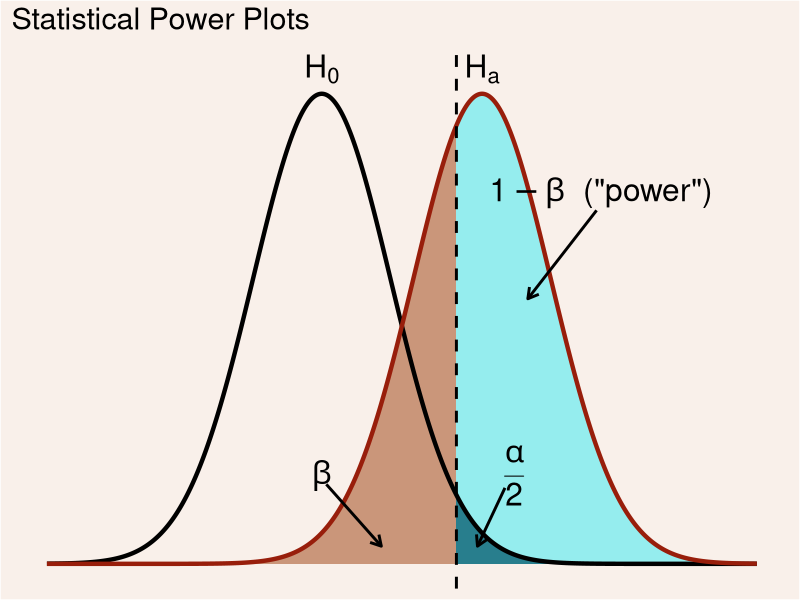
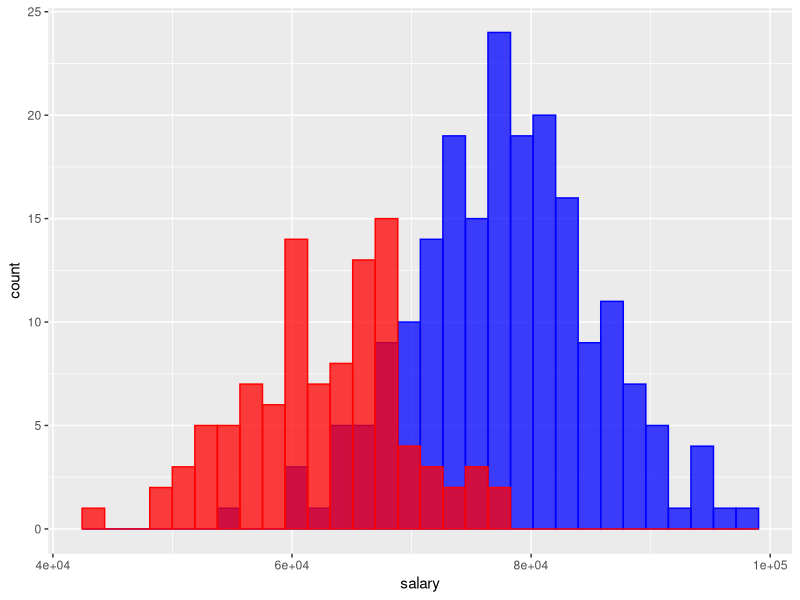
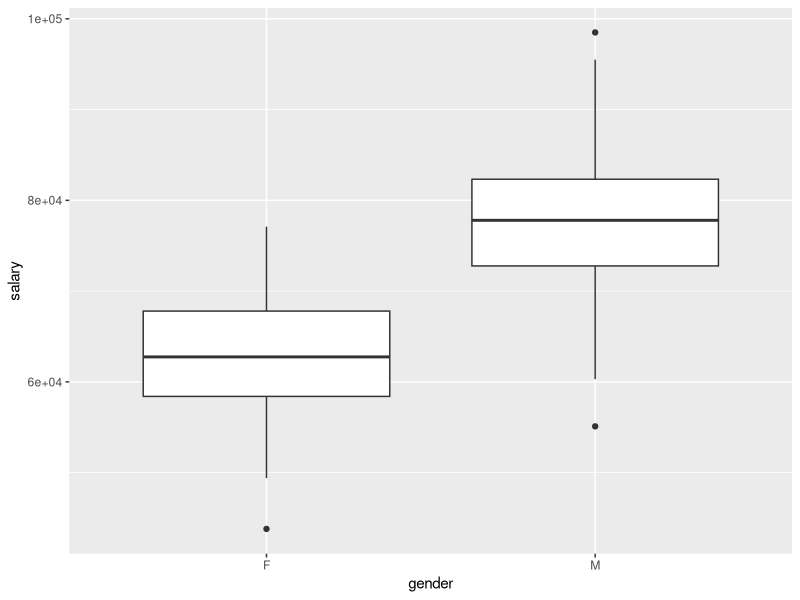
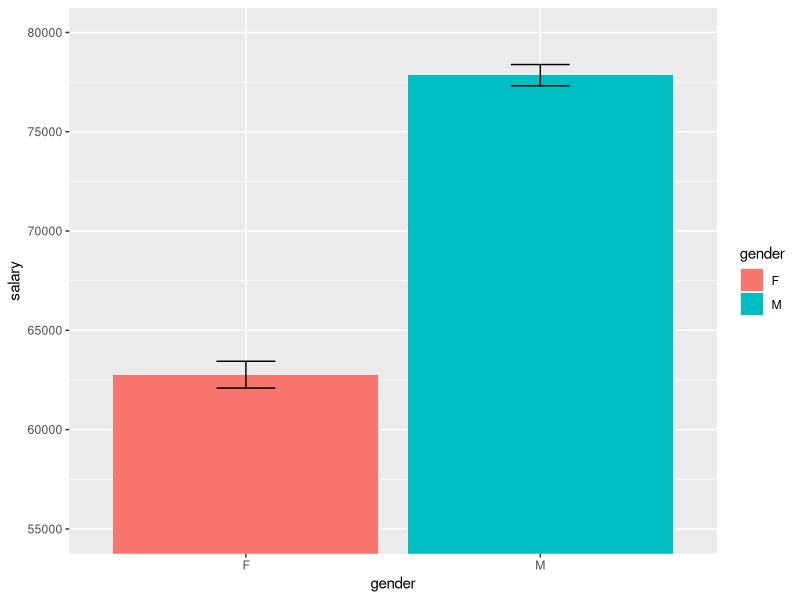

These charts were generated, in order, by the following R code:
## ---- chunk 1
knitr::opts_chunk$set(echo = TRUE)
## ---- chunk 2
library(foreign) ## Will be used to load .sav file
library(ggplot2) ## Will be used for plotting
library(grid) ## More plotting functions
library(knitr) ## For cosmetics
print("Done loading librarys")
## ---- chunk 3
hook_output = knit_hooks$get('output')
knit_hooks$set(output = function(x, options) {
  # this hook is used only when the linewidth option is not NULL
  if (!is.null(n <- options$linewidth)) {
    x = knitr:::split_lines(x)
    # any lines wider than n should be wrapped
    if (any(nchar(x) > n)) x = strwrap(x, width = n)
    x = paste(x, collapse = '\n')
  }
  hook_output(x, options)
})
## ---- chunk 4
summarySE <- function(data=NULL, measurevar, groupvars=NULL, na.rm=FALSE,
                      conf.interval=.95, .drop=TRUE) {
    library(plyr)

    # New version of length which can handle NA's: if na.rm==T, don't count them
    length2 <- function (x, na.rm=FALSE) {
        if (na.rm) sum(!is.na(x))
        else       length(x)
    }

    # This does the summary. For each group's data frame, return a vector with
    # N, mean, and sd
    datac <- ddply(data, groupvars, .drop=.drop,
      .fun = function(xx, col) {
        c(N    = length2(xx[[col]], na.rm=na.rm),
          mean = mean   (xx[[col]], na.rm=na.rm),
          sd   = sd     (xx[[col]], na.rm=na.rm)
        )
      },
      measurevar
    )

    # Rename the "mean" column    
    datac <- rename(datac, c("mean" = measurevar))

    datac$se <- datac$sd / sqrt(datac$N)  # Calculate standard error of the mean

    # Confidence interval multiplier for standard error
    # Calculate t-statistic for confidence interval: 
    # e.g., if conf.interval is .95, use .975 (above/below), and use df=N-1
    ciMult <- qt(conf.interval/2 + .5, datac$N-1)
    datac$ci <- datac$se * ciMult

    return(datac)
}
## ---- chunk 5
point.estimate <- 25
stand.dev <- 6
n <- 36
print(paste("We are told in the problem that the mean of the sample of OU undergrads is ", point.estimate))
print(paste("We will use this value as our point estimate of mean depression"))
## ---- chunk 6
conf.interval <- qt(c(.975), df=35) 
marg.of.error <- conf.interval * (stand.dev/ sqrt(n))
print(paste("The margin of error is:", marg.of.error))
## ---- chunk 7
upper.limit <- round(point.estimate + marg.of.error, 2)
lower.limit <- round(point.estimate - marg.of.error, 2)
print(paste("The 95% confidence interval for mean OU undergrad depression is: [",lower.limit,",", upper.limit, "]", sep=''))
## ---- chunk 8
print(paste("The 95% confidence interval of the mean OU undergrad depression rating reflects the variation of mean values we would obtain if the sampiling procedure was repated a large number of times."))
print(paste("Explicitly, we would expect 95% of the means to fall within ", lower.limit, " and ", upper.limit, " from this resampling procedure", sep=''))
## ---- chunk 9
print(paste("Given the fact that the national undergraduate mean depression is estimated at 40, and the upper limit of the OU undergraduate mean depression confidence interval was", upper.limit, "we can confidentley state that these two populations exhibit different means"))
## ---- chunk 10
print(paste("A p-value reflects the probability of observing an effect of equal or greater absolute magnitude given a true null hypothesis."))
## ---- chunk 11
m1 <- 0  # mu H0
sd1 <- 1.5 # sigma H0
m2 <- 3.5 # mu HA
sd2 <- 1.5 # sigma HA

z_crit <- qnorm(1-(0.05/2), m1, sd1)

# set length of tails
min1 <- m1-sd1*4
max1 <- m1+sd1*4
min2 <- m2-sd2*4
max2 <- m2+sd2*4          
# create x sequence
x <- seq(min(min1,min2), max(max1, max2), .01)
# generate normal dist #1
y1 <- dnorm(x, m1, sd1)
# put in data frame
df1 <- data.frame("x" = x, "y" = y1)
# generate normal dist #2
y2 <- dnorm(x, m2, sd2)
# put in data frame
df2 <- data.frame("x" = x, "y" = y2)

# Alpha polygon
y.poly <- pmin(y1,y2)
poly1 <- data.frame(x=x, y=y.poly)
poly1 <- poly1[poly1$x >= z_crit, ] 
poly1<-rbind(poly1, c(z_crit, 0))  # add lower-left corner

# Beta polygon
poly2 <- df2
poly2 <- poly2[poly2$x <= z_crit,] 
poly2<-rbind(poly2, c(z_crit, 0))  # add lower-left corner

# power polygon; 1-beta
poly3 <- df2
poly3 <- poly3[poly3$x >= z_crit,] 
poly3 <-rbind(poly3, c(z_crit, 0))  # add lower-left corner

# combine polygons. 
poly1$id <- 3 # alpha, give it the highest number to make it the top layer
poly2$id <- 2 # beta
poly3$id <- 1 # power; 1 - beta
poly <- rbind(poly1, poly2, poly3)
poly$id <- factor(poly$id,  labels=c("power","beta","alpha"))
## ---- chunk 12
ggplot(poly, aes(x,y, fill=id, group=id)) +
  geom_polygon(show_guide=F, alpha=I(8/10)) +
  # add line for treatment group
  geom_line(data=df1, aes(x,y, color="H0", group=NULL, fill=NULL), size=1.5, show_guide=F) + 
  # add line for treatment group. These lines could be combined into one dataframe.
  geom_line(data=df2, aes(color="HA", group=NULL, fill=NULL),size=1.5, show_guide=F) +
  # add vlines for z_crit
  geom_vline(xintercept = z_crit, size=1, linetype="dashed") +
  # change colors 
  scale_color_manual("Group", 
                     values= c("HA" = "#981e0b","H0" = "black")) +
  scale_fill_manual("test", values= c("alpha" = "#0d6374","beta" = "#be805e","power"="#7cecee")) +
  # beta arrow
  annotate("segment", x=0.1, y=0.045, xend=1.3, yend=0.01, arrow = arrow(length = unit(0.3, "cm")), size=1) +
  annotate("text", label="beta", x=0, y=0.05, parse=T, size=8) +
  # alpha arrow
  annotate("segment", x=4, y=0.043, xend=3.4, yend=0.01, arrow = arrow(length = unit(0.3, "cm")), size=1) +
  annotate("text", label="frac(alpha,2)", x=4.2, y=0.05, parse=T, size=8) +
  # power arrow
  annotate("segment", x=6, y=0.2, xend=4.5, yend=0.15, arrow = arrow(length = unit(0.3, "cm")), size=1) +
  annotate("text", label=expression(paste(1-beta, "  (\"power\")")), x=6.1, y=0.21, parse=T, size=8) +
  # H_0 title
  annotate("text", label="H[0]", x=m1, y=0.28, parse=T, size=8) +
  # H_a title
  annotate("text", label="H[a]", x=m2, y=0.28, parse=T, size=8) +
  ggtitle("Statistical Power Plots") +
  # remove some elements
  theme(panel.grid.minor = element_blank(),
             panel.grid.major = element_blank(),
             panel.background = element_blank(),
             plot.background = element_rect(fill="#f9f0ea"),
             panel.border = element_blank(),
             axis.line = element_blank(),
             axis.text.x = element_blank(),
             axis.text.y = element_blank(),
             axis.ticks = element_blank(),
             axis.title.x = element_blank(),
             axis.title.y = element_blank(),
             plot.title = element_text(size=22))

## ---- chunk 13
print(paste("Statistical power is influenced by:"))
print(paste("1. Sample size"))
print(paste("2. Estimated effect sizes"))
print(paste("3. One vs Two directional tests"))
## ---- chunk 14
## First load the data
in.data <- read.csv("../HW1/salary.csv")
## ---- chunk 15
ggplot(in.data) +
  geom_histogram(data=in.data[which(in.data$gender=="M"),],aes(x=salary), color='blue', alpha=.75, fill='blue') +
  geom_histogram(data=in.data[which(in.data$gender=="F"),],aes(x=salary), color="red", alpha=.75, fill='red')
## ---- chunk 16
ggplot(in.data, aes(x=gender, y=salary)) +
  geom_boxplot()
## ---- chunk 17
plot.data <- summarySE(data=in.data, measurevar = 'salary', groupvars = 'gender')
ggplot(plot.data, aes(x=gender, y=salary, fill=gender)) +
    geom_bar(position=position_dodge(), stat="identity") +
    geom_errorbar(aes(ymin=salary-se, ymax=salary+se),
                  width=.2,                    
                  position=position_dodge(.9)) +
    coord_cartesian(ylim=c(55000, 80000))
